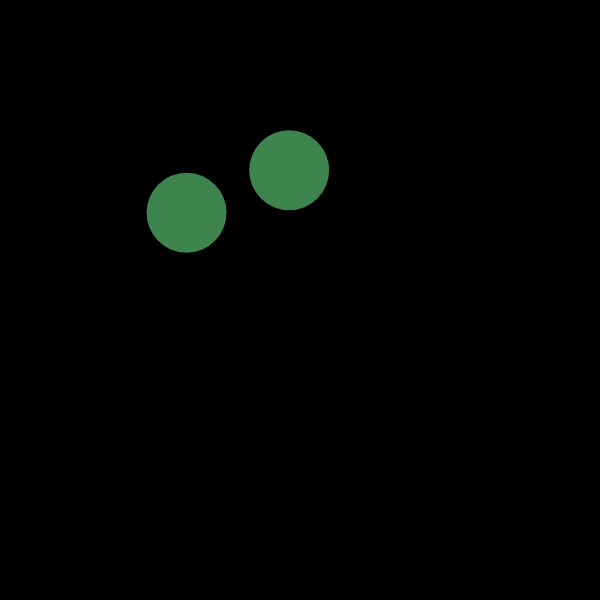
Frame 1 (no input)
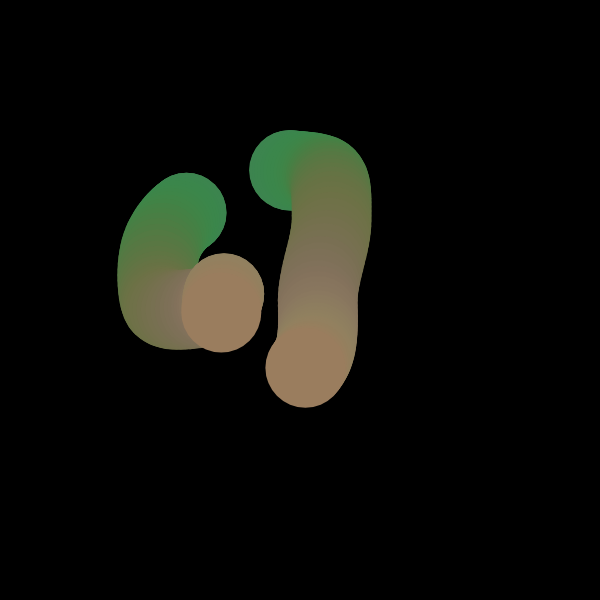
Frame 60 (no input)
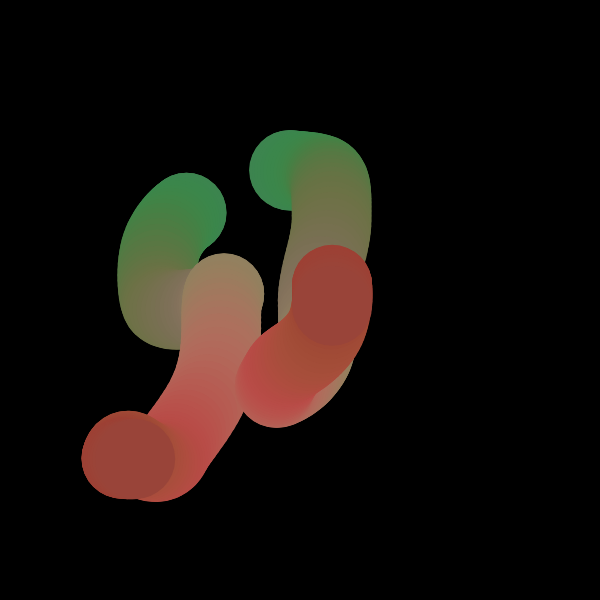
Frame 120 (the mouse pressed at the canvas centre since frame 60)

The p5.js sketch that drew these frames (run headless with seeded random() and noise() and a simulated clock; from frame 60 on, the mouse is pressed at the canvas centre):

// p5.js sketch
// ── sketch.js
let r, g, b;
var t;

function setup() {
  createCanvas(600, 600)
  background(0);
  t = 100;
}

function draw() {
  var x1 = width * noise(t + 43);
  var x2 = width * noise(t + 94);
  var y1 = height * noise(t + 24);
  var y2 = height * noise(t + 45);
  r = 255 * noise(t+26);
  g = 255 * noise(t+31);
  b = 255 * noise(t+43);
  
  fill(r, g, b);
  noStroke();
  ellipse(x1, y1, 80, 80)
  
  ellipse(x2, y2, 80, 80)
  t += 0.009;
}
